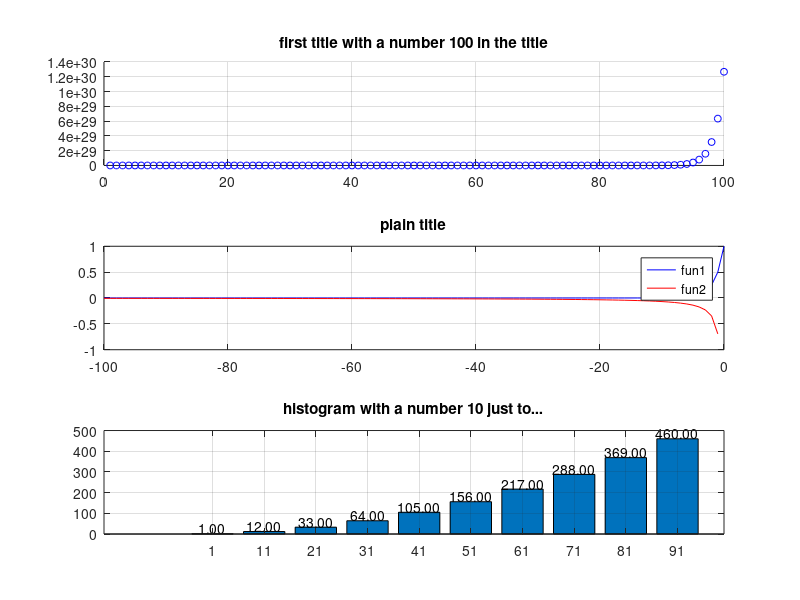

This chart was generated by the following MATLAB code: (Note: this script raises an error after producing the figure.)
%% function holder
fun1= @(a,b) a.^b %esponenziale
fun2= @(a,b) log(a)./b

%% Plot+ Title, with two subplots and title

plot_n = 0; %initialization
fig_idx = 0;
n_raws = 3;
n_columns = 1;

plot_n =plot_n + 1;
figure(plot_n)
    
fig_idx = fig_idx + 1; 
subplot(n_raws,n_columns,fig_idx)
n = 100; % max len
x = [1:1:n]; %x axis 
y = fun1(2,1:n); %
ylabel('label y')
scatter(x,y,25,'b','o')
%bar(x,y) % uncomment for histogram
title(['first title with a number ',num2str(n),' in the title'])
grid on

fig_idx = fig_idx + 1; 
subplot(n_raws,n_columns,fig_idx)
n = -100;
t = [n:1:0]; 
xlabel('label t')
y1 = fun1(2,n:0);
y2 = fun2(2,n:0); 
plot (t,y1,'b-',t,y2,'r-'); %plot both on the same graph
legend('fun1','fun2')
title('plain title')
grid on

fig_idx = fig_idx + 1; 
subplot(n_raws,n_columns,fig_idx)
n = 100; % max len
start =1;
step = 10;
x = [start:step:n]; %x axis 
y = cumsum(1:step:n); %
xlabel('label x')
ylabel('label y')
bar(x,y) % uncomment for histogram
title(['histogram with a number ',num2str(step),' just to...'])

for idx=1:numel(y)%count element in array
text(x(idx),y(idx),num2str(y(idx),'%0.2f'),...
           'HorizontalAlignment','center',...
           'VerticalAlignment','bottom')
end
grid on

sgtitle('overall title')